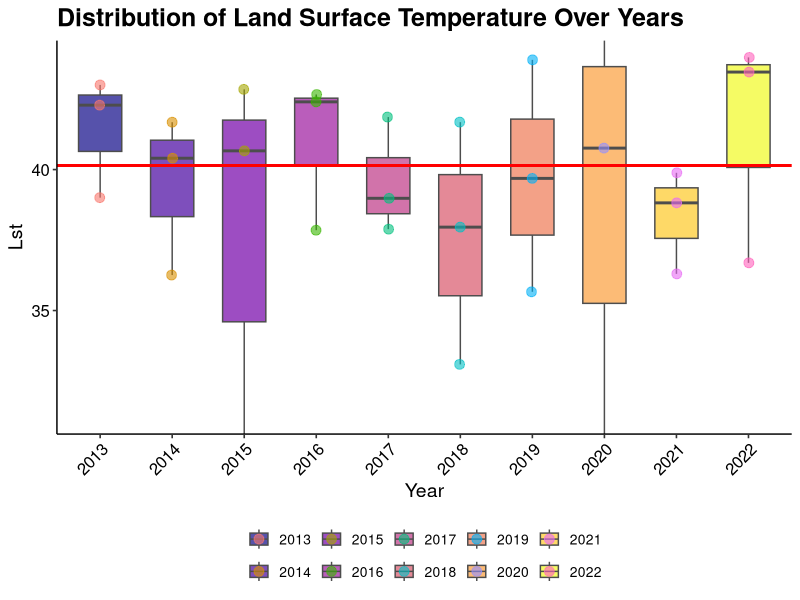
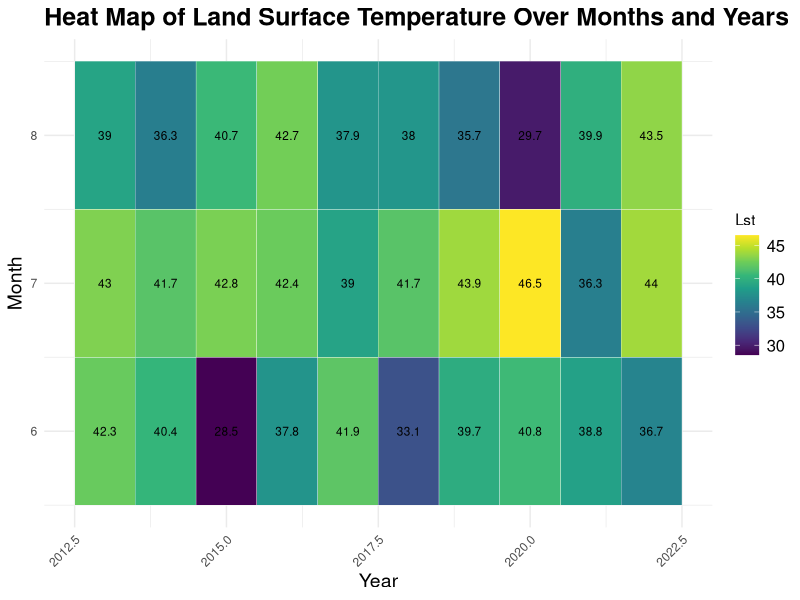
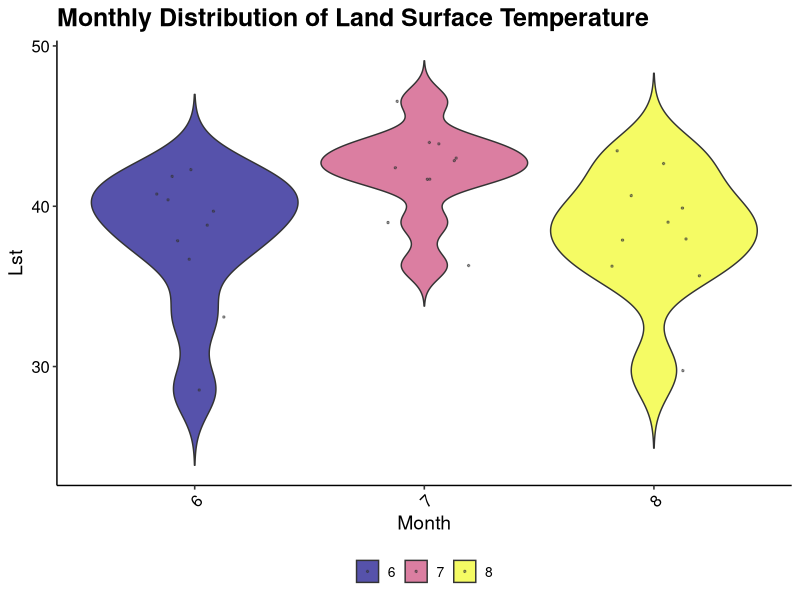

Write the R code that produced these figures, in order.
## ---- chunk 1
library(lubridate)
summer_data = read.csv("summer_data.csv")
## ---- chunk 2
library(ggplot2)
library(ggpubr)

median_lst <- median(summer_data$Lst)

ggplot(summer_data, aes(x = factor(Year), y = Lst, fill = factor(Year))) +
  geom_boxplot(outlier.shape = NA, width = 0.6, color = "gray30", alpha = 0.7) +
  geom_point(position = position_jitterdodge(jitter.width = 0.15), aes(color = factor(Year)), size = 3, alpha = 0.6) +
  geom_hline(yintercept = median_lst, color = "red", linetype = "solid", size = 1) + 
  labs(title = "Distribution of Land Surface Temperature Over Years",
       x = "Year",
       y = "Lst") +
  theme_pubr() +
  scale_fill_viridis_d(option = "C") +
  coord_cartesian(ylim = quantile(summer_data$Lst, c(0.05, 0.95))) +
  theme(axis.text.x = element_text(angle = 45, hjust = 1, vjust = 1),
        panel.grid.major.x = element_blank(),
        legend.position = "bottom",  
        legend.title = element_blank(),
        legend.text = element_text(size = 10),
        plot.title = element_text(size = 18, face = "bold"),
        axis.title = element_text(size = 14),
        axis.text = element_text(size = 12))





## ---- chunk 3
my_color_scale <- scale_fill_gradientn(colors = viridis::viridis(10), 
                                       name = "Lst", 
                                       breaks = seq(25, 55, by = 5))

ggplot(summer_data, aes(x = Year, y = Month, fill = Lst)) +
  geom_tile(color = "white") +
  geom_text(aes(label = round(Lst, 1)), color = "black", size = 3) +  # Add temperature values
  labs(title = "Heat Map of Land Surface Temperature Over Months and Years",
       x = "Year",
       y = "Month") +
  my_color_scale +
  theme_minimal() +
  theme(axis.text.x = element_text(angle = 45, hjust = 1),
        axis.text.y = element_text(hjust = 1, vjust = 0.5),
        legend.position = "right",
        plot.title = element_text(size = 18, face = "bold"),
        axis.title = element_text(size = 14),
        legend.text = element_text(size = 12))
## ---- chunk 4
library(ggplot2)
library(ggpubr)

ggplot(summer_data, aes(x = factor(Month), y = Lst, fill = factor(Month))) +
  geom_violin(trim = FALSE, scale = "width", alpha = 0.7) +
  geom_jitter(position = position_jitter(0.2), color = "gray20", size = 0.5, alpha = 0.5) +
  labs(title = "Monthly Distribution of Land Surface Temperature",
       x = "Month",
       y = "Lst") +
  theme_pubr() +
  scale_fill_viridis_d(option = "C") +
  theme(axis.text.x = element_text(angle = 45, hjust = 1, vjust = 1),
        panel.grid.major.x = element_blank(),
        legend.position = "bottom",
        legend.title = element_blank(),
        legend.text = element_text(size = 10),
        plot.title = element_text(size = 18, face = "bold"),
        axis.title = element_text(size = 14),
        axis.text = element_text(size = 12))

